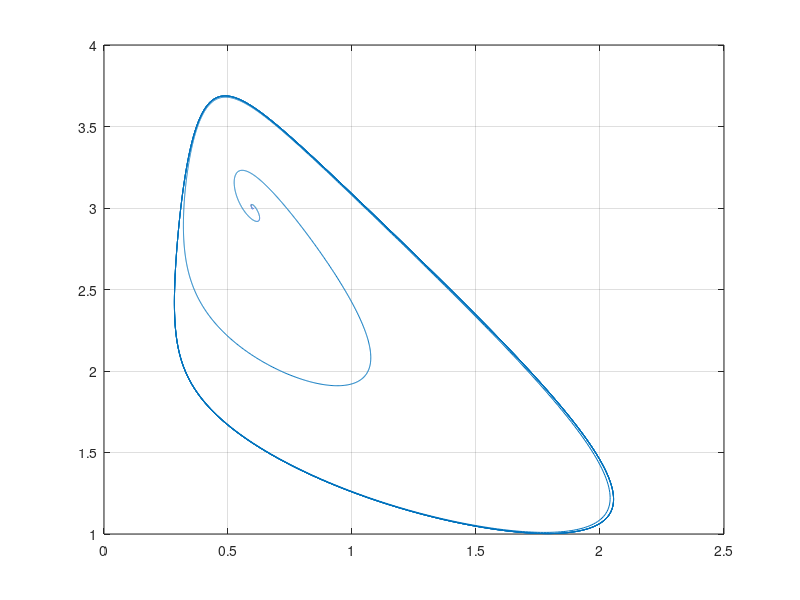

This chart was generated by the following MATLAB code:
function prj_4_17
% dX/dt = A - (B+1)X + X^2*Y
% dY/dt = BX - X^2*Y

A = 0.6;
B = 1.8;
X(1) = A+0.001;
Y(1) = B/A;

% if (B > 2*A) then periodic, else steady state
% to show this, uncomment T2 group and comment T1
% also you can change A and B above

h = 1e-2;
n = 10000;

for i=1:n
    X(i+1) = (A - (B + 1)*X(i) + X(i)^2 * Y(i))*h + X(i);
    Y(i+1) = (B*X(i) - X(i)^2 * Y(i))*h + Y(i);
end

% T2
% plot(X,'b');
% hold on;
% plot(Y,'g');
% grid on;

% T1
 plot (X,Y);
 grid on;

end